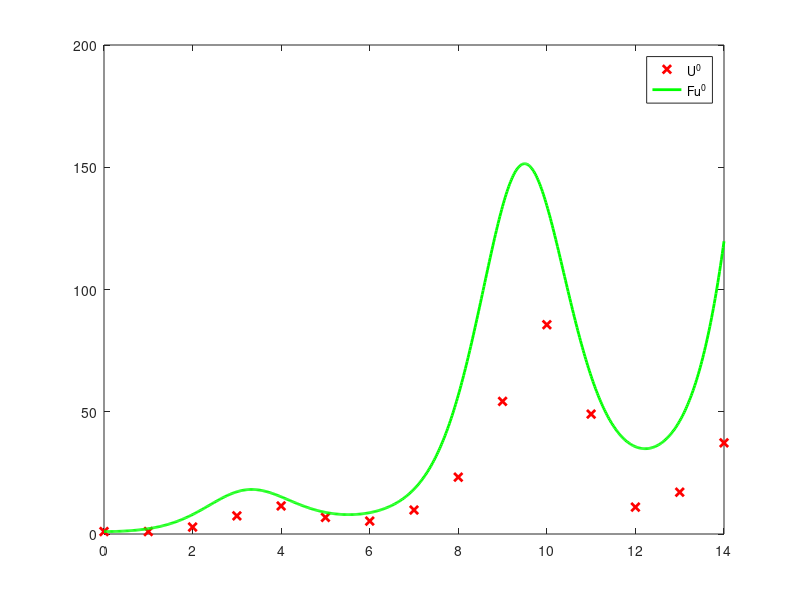
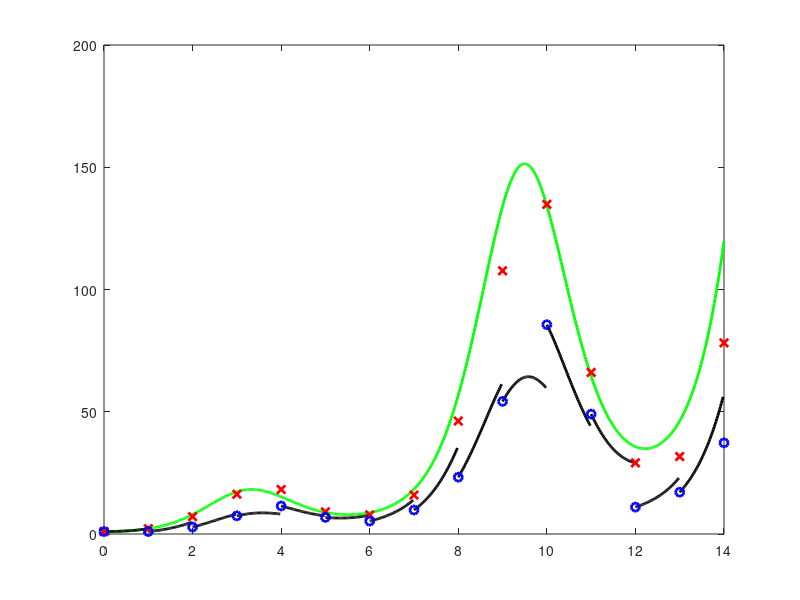
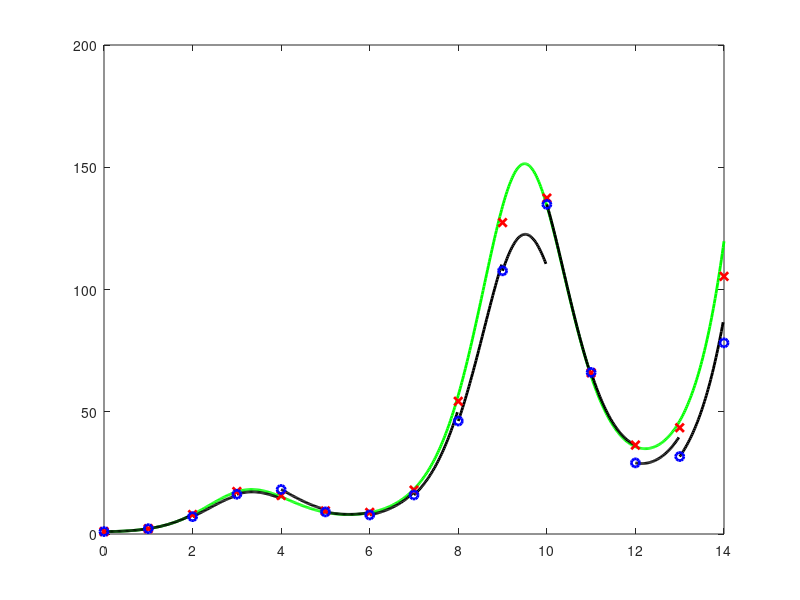
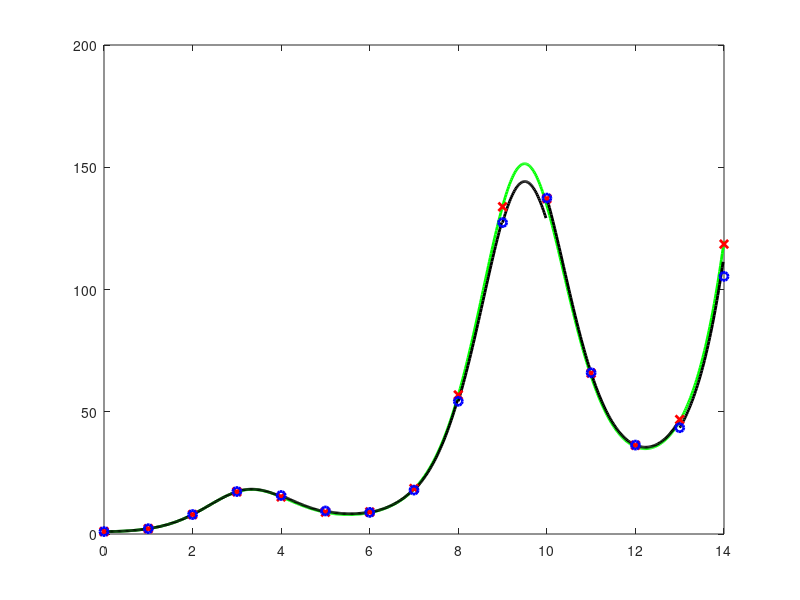

Here is the MATLAB script that generated these plots, in order:
% Parareal: first implementation attempt
clear all
close all
clc

% Parareal algorithm to solve the ODE
% u'(t) = sen(t)*u(t) + t , t in [0,14]
% u(0) = 1
%
%--------------------------------------------------------------------------
% Forward Euler in the fine time-mesh
%--------------------------------------------------------------------------

t0 = 0; tN = 14;
dt = 0.02;
N = (tN - t0) / dt;

t = linspace(t0,tN,N+1);
% times = [t0:dT:TN];

y0 = 1;
y_fine = [];
y_fine(1) = y0;

for k = 1:N
    dy = sin(t(k))*y_fine(k) + t(k);
    y_fine(k+1) = y_fine(k) + dt*dy;
end

%plot(t, y_fine, '-', 'LineWidth', 2)

%--------------------------------------------------------------------------
% PARAREAL: più real che para
%--------------------------------------------------------------------------
%
% DT ~ suppose to want N subintervals => DT = (tN - t0) / N
%
% u_coarse = solution provided by coarse propagator
% dT = coarse time step
%
% u_fine = solution provided by fine propagation operator
% dt = fine time step
%
% U ~ solution from the "Correction Step"

% Forward Euler
t0 = 0; tN = 14;
DT = 1;
u0 = 1;


% Step 1: coarse approximation for U_0, initial prediction
% e.g. Forward Euler with time step dT
dT = 1;
t_coarse = [t0:dT:tN];
L_coarse = length(t_coarse);

U_0 = [];
U_0(1) = u0;

for k = 1 : L_coarse - 1
    du = sin(t_coarse(k))*U_0(k) + t_coarse(k);
    U_0(k+1) = U_0(k) + dT*du;
end

plot(t_coarse, U_0, 'x', 'LineWidth', 2, 'Color', 'r')
hold on
plot(t, y_fine, '-', 'LineWidth', 2, 'Color', 'g')
legend('U^0', 'Fu^0')

% Step 2: iterative step of parareal

%U = [];
%U(1) = U_0(1);
U = U_0;

dt = 0.02;
for m = 1 : (tN - t0)/dT
    t_fine(m,:) = [t0 + (m-1)*dT:dt:t0+m*dT];
end
L_fine = length(t_fine);
N_fine = 1/dt; % n° of "fine subintervals" of each "coarse subint."

u_fine = [];
u_fine(1) = u0;

% very few iterations are necessary for the convergence
%----------
%k_max = 4;
k_max = 10;
%----------

epsilon = 1; % still to implement, for convergence condition

for k = 1 : k_max
    
    figure()
    plot(t, y_fine, '-', 'LineWidth', 2, 'Color', 'g')
    % Parallel step: fine approximation of the solution

    % F(tn,tn-1,(U^k)_n-1)
    for n = 1 : L_coarse - 1
        % I.C. in each subinterval, given by the coarse approx
        u_fine(n, 1) = U_0(n);

        for h = 1 : N_fine
            du = sin(t_fine(n,h))*u_fine(n,h) + t_fine(n,h);
            u_fine(n, h+1) = u_fine(n, h) + du*dt;
        end
    end

    hold on
    for n = 1:(tN - t0)/dT
        plot(t_fine(n,1:50),u_fine(n,1:50),'-','Linewidth',2, 'Color', 'k')
    end

    % update of the coarse solution
    for k = 1 : L_coarse - 1
        du = sin(t_coarse(k))*U(k) + t_coarse(k);
        U_k(k+1) = U(k) + dT*du;
    end

    for n = 1 : L_coarse - 1
        du = sin(t_coarse(n))*U(n) + t_coarse(n);
        U(n+1) = U(n) + dT*du;
        % Correction step
        U(n+1) = U(n+1) + u_fine(n, end) - U_k(n+1);
    end

    plot(t_coarse, U, 'x', 'LineWidth', 2, 'Color', 'r')
    plot(t_coarse, U_0, 'o', 'LineWidth', 2, 'Color', 'b')

    U_0 = U;

end